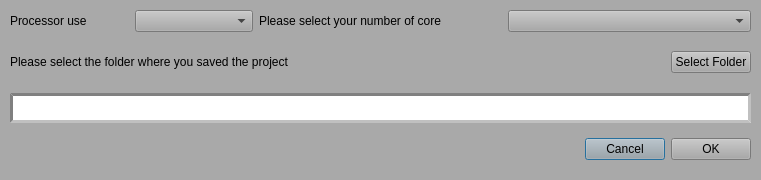
<?xml version="1.0" encoding="UTF-8"?>
<ui version="4.0">
 <class>DialogCoreDir</class>
 <widget class="QDialog" name="DialogCoreDir">
  <property name="geometry">
   <rect>
    <x>0</x>
    <y>0</y>
    <width>761</width>
    <height>180</height>
   </rect>
  </property>
  <property name="windowTitle">
   <string>Dialog</string>
  </property>
  <property name="styleSheet">
   <string notr="true">background-color: darkgrey;</string>
  </property>
  <widget class="QLineEdit" name="lineEdit_SetValueContinueApp">
   <property name="geometry">
    <rect>
     <x>280</x>
     <y>280</y>
     <width>113</width>
     <height>25</height>
    </rect>
   </property>
  </widget>
  <widget class="QWidget" name="layoutWidget">
   <property name="geometry">
    <rect>
     <x>10</x>
     <y>10</y>
     <width>741</width>
     <height>159</height>
    </rect>
   </property>
   <layout class="QGridLayout" name="gridLayout">
    <item row="2" column="0">
     <layout class="QVBoxLayout" name="verticalLayout_5">
      <item>
       <layout class="QHBoxLayout" name="horizontalLayout_3">
        <item>
         <spacer name="horizontalSpacer_2">
          <property name="orientation">
           <enum>Qt::Horizontal</enum>
          </property>
          <property name="sizeHint" stdset="0">
           <size>
            <width>40</width>
            <height>40</height>
           </size>
          </property>
         </spacer>
        </item>
        <item>
         <layout class="QHBoxLayout" name="horizontalLayout_4">
          <item>
           <widget class="QPushButton" name="pushButton_cancel">
            <property name="text">
             <string>Cancel</string>
            </property>
           </widget>
          </item>
          <item>
           <widget class="QPushButton" name="pushButton_ok">
            <property name="text">
             <string>OK</string>
            </property>
           </widget>
          </item>
         </layout>
        </item>
       </layout>
      </item>
     </layout>
    </item>
    <item row="0" column="0">
     <layout class="QVBoxLayout" name="verticalLayout_4">
      <item>
       <layout class="QVBoxLayout" name="verticalLayout_3">
        <item>
         <layout class="QHBoxLayout" name="horizontalLayout">
          <item>
           <layout class="QHBoxLayout" name="horizontalLayout_6">
            <item>
             <widget class="QLabel" name="label_3">
              <property name="styleSheet">
               <string notr="true">font: large &quot;Time New Roman&quot;; </string>
              </property>
              <property name="text">
               <string>Processor use</string>
              </property>
             </widget>
            </item>
            <item>
             <widget class="QComboBox" name="comboBox_processor"/>
            </item>
           </layout>
          </item>
          <item>
           <widget class="QLabel" name="label">
            <property name="maximumSize">
             <size>
              <width>16777215</width>
              <height>40</height>
             </size>
            </property>
            <property name="styleSheet">
             <string notr="true">font: large &quot;Time New Roman&quot;; </string>
            </property>
            <property name="text">
             <string>Please select your number of core</string>
            </property>
           </widget>
          </item>
          <item>
           <widget class="QComboBox" name="comboBox_core"/>
          </item>
         </layout>
        </item>
       </layout>
      </item>
      <item>
       <layout class="QVBoxLayout" name="verticalLayout_2">
        <item>
         <layout class="QVBoxLayout" name="verticalLayout">
          <item>
           <layout class="QHBoxLayout" name="horizontalLayout_2"/>
          </item>
         </layout>
        </item>
        <item>
         <layout class="QHBoxLayout" name="horizontalLayout_5">
          <item>
           <widget class="QLabel" name="label_2">
            <property name="maximumSize">
             <size>
              <width>16777215</width>
              <height>40</height>
             </size>
            </property>
            <property name="styleSheet">
             <string notr="true">font: large &quot;Time New Roman&quot;; </string>
            </property>
            <property name="text">
             <string>Please select the folder where you saved the project</string>
            </property>
           </widget>
          </item>
          <item>
           <spacer name="horizontalSpacer">
            <property name="orientation">
             <enum>Qt::Horizontal</enum>
            </property>
            <property name="sizeHint" stdset="0">
             <size>
              <width>40</width>
              <height>20</height>
             </size>
            </property>
           </spacer>
          </item>
          <item>
           <widget class="QPushButton" name="pushButton_select">
            <property name="text">
             <string>Select Folder</string>
            </property>
           </widget>
          </item>
         </layout>
        </item>
       </layout>
      </item>
     </layout>
    </item>
    <item row="1" column="0">
     <widget class="QLabel" name="label_path">
      <property name="maximumSize">
       <size>
        <width>16777215</width>
        <height>30</height>
       </size>
      </property>
      <property name="styleSheet">
       <string notr="true">background-color:white;
border: 3px inset grey;</string>
      </property>
      <property name="text">
       <string/>
      </property>
     </widget>
    </item>
   </layout>
  </widget>
 </widget>
 <resources/>
 <connections/>
</ui>
